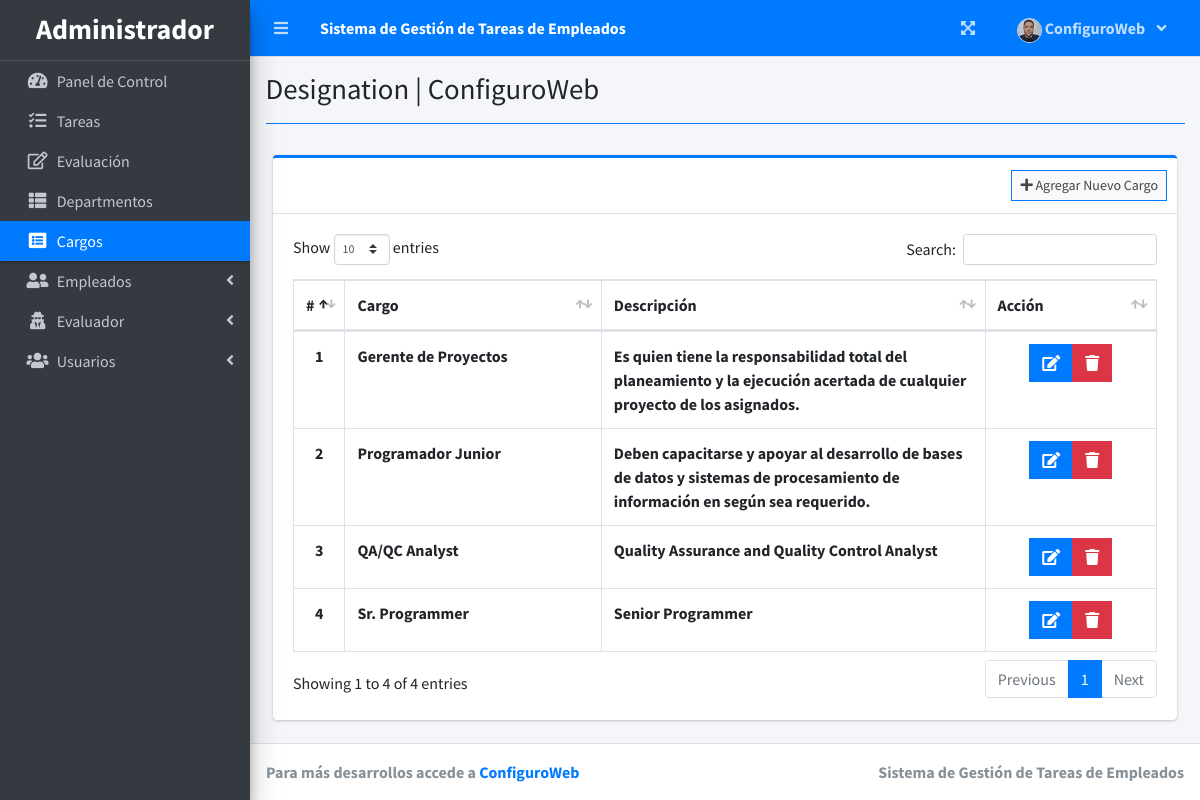
Screenshot of /index.php?page=designation (signed in) with the database file from the repository.
### tables this page shows
CREATE TABLE `designation_list` (
  `id` int(30) NOT NULL,
  `designation` varchar(200) NOT NULL,
  `description` text NOT NULL
);

### designation.php (the view, shortened to what this page needs)
<?php include'db_connect.php' ?>
<div class="col-lg-12">
	<div class="card card-outline card-primary">
		<div class="card-header">
			<div class="card-tools">
				<a class="btn btn-block btn-sm btn-default btn-flat border-primary new_designation" href="javascript:void(0)"><i class="fa fa-plus"></i> Agregar Nuevo Cargo</a>
			</div>
		</div>
		<div class="card-body">
			<table class="table tabe-hover table-bordered" id="list">
				<colgroup>
					<col width="5%">
					<col width="30%">
					<col width="45%">
					<col width="20%">
				</colgroup>
				<thead>
					<tr>
						<th class="text-center">#</th>
						<th>Cargo</th>
						<th>Descripción</th>
						<th>Acción</th>
					</tr>
				</thead>
				<tbody>
					<?php
					$i = 1;
					$qry = $conn->query("SELECT * FROM designation_list order by designation asc ");
					while($row= $qry->fetch_assoc()):
					?>
					<tr>
						<th class="text-center"><?php echo $i++ ?></th>
						<td><b><?php echo $row['designation'] ?></b></td>
						<td><b><?php echo $row['description'] ?></b></td>
						<td class="text-center">
		                    <div class="btn-group">
		                        <a href="javascript:void(0)" data-id='<?php echo $row['id'] ?>' class="btn btn-primary btn-flat manage_designation">
		                          <i class="fas fa-edit"></i>
		                        </a>
		                        <button type="button" class="btn btn-danger btn-flat delete_designation" data-id="<?php echo $row['id'] ?>">
		                          <i class="fas fa-trash"></i>
		                        </button>
	                      </div>
						</td>
					</tr>
				<?php endwhile; ?>
				</tbody>
			</table>
		</div>
	</div>
</div>

### rows the page displays
designation_list: designation "Gerente de Proyectos", description "Es quien tiene la responsabilidad total del planeamiento y la ejecución acertada de cualquier proyecto de los asignados."
designation_list: designation "Programador Junior", description "Deben capacitarse y apoyar al desarrollo de bases de datos y sistemas de procesamiento de información en según sea requerido."
designation_list: designation "QA/QC Analyst", description "Quality Assurance and Quality Control Analyst"
designation_list: designation "Sr. Programmer", description "Senior Programmer"

### other values shown
$_SESSION['system']['name'] "Sistema de Gestión de Tareas de Empleados"
$_SESSION['login_firstname'] "ConfiguroWeb"
$title "Designation"
